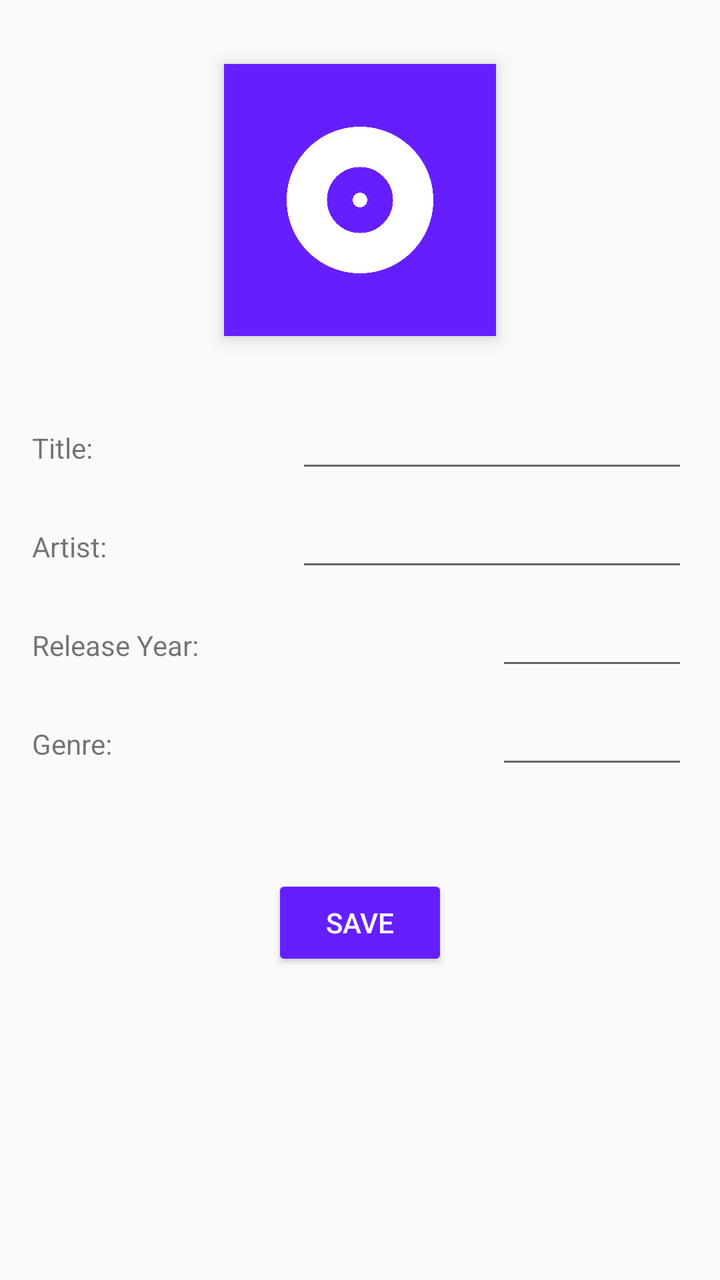
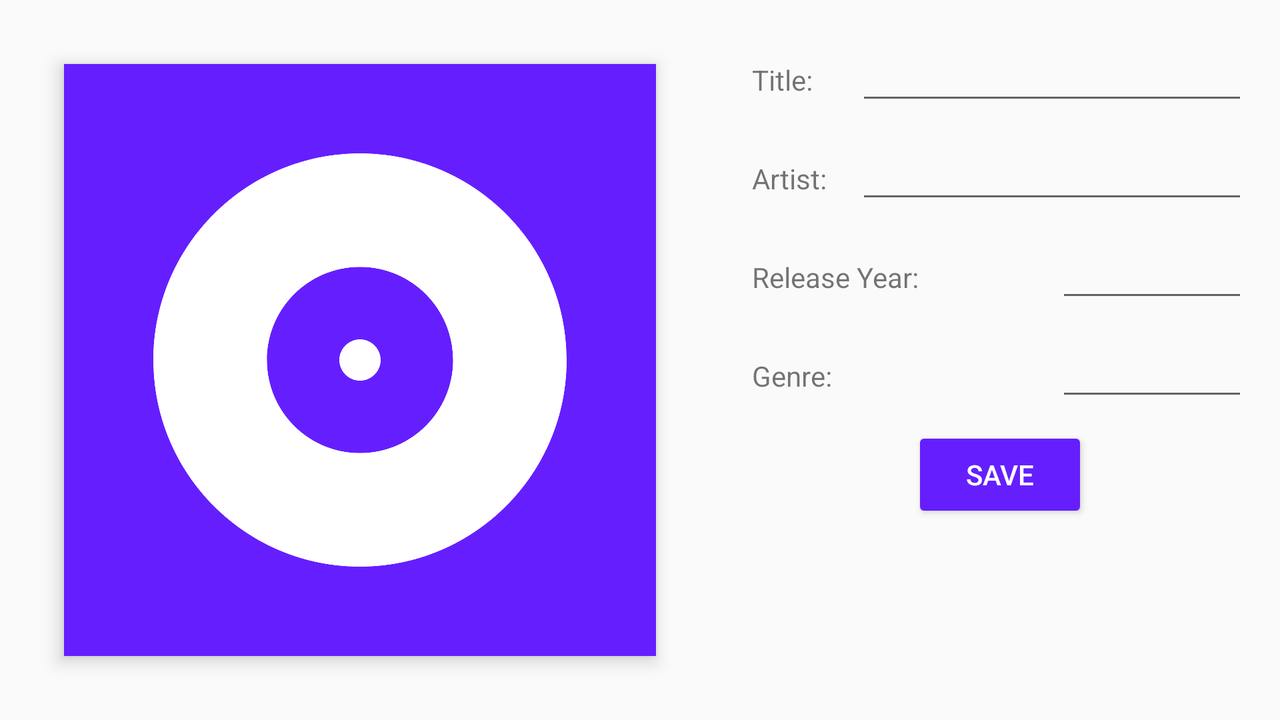

Two renders of one Android screen. The first uses the default layout on a phone; the second uses the alternative layout the repository ships for a different screen configuration, on a matching device. The two XML files are below.
<!-- AndroidManifest.xml: application theme AppTheme -->
<!-- res/layout/activity_album_edit.xml -->
<?xml version="1.0" encoding="utf-8"?>
<ScrollView xmlns:android="http://schemas.android.com/apk/res/android"
  android:layout_width="match_parent"
  android:layout_height="match_parent">
  <LinearLayout
    android:layout_width="match_parent"
    android:layout_height="wrap_content"
    android:paddingStart="16dp"
    android:paddingEnd="16dp"
    android:orientation="vertical">
    <LinearLayout
      android:layout_width="match_parent"
      android:layout_height="wrap_content"
      android:orientation="vertical">
      <RelativeLayout
        android:layout_width="match_parent"
        android:layout_height="wrap_content"
        android:layout_marginTop="32dp"
        android:layout_marginBottom="32dp"
        android:layout_marginStart="96dp"
        android:layout_marginEnd="96dp"
        android:background="?android:colorAccent"
        android:elevation="5dp">
        <ImageView
          android:id="@+id/album_cover"
          android:layout_width="match_parent"
          android:layout_height="wrap_content"
          android:padding="24dp"
          android:adjustViewBounds="true"
          android:background="?android:attr/selectableItemBackground"
          android:clickable="true"
          android:contentDescription="@string/album_cover_content_description"
          android:src="@drawable/ic_album_inverse_24dp" />
      </RelativeLayout>
      <RelativeLayout
        android:layout_width="match_parent"
        android:layout_height="wrap_content"
        android:layout_marginBottom="8dp"
        android:orientation="horizontal">
        <EditText
          android:id="@+id/album_name_edit_text"
          android:layout_width="196dp"
          android:layout_height="wrap_content"
          android:layout_alignParentEnd="true"
          android:inputType="text" />
        <TextView
          android:layout_width="wrap_content"
          android:layout_height="wrap_content"
          android:layout_marginEnd="16dp"
          android:layout_alignBaseline="@id/album_name_edit_text"
          android:layout_alignParentStart="true"
          android:labelFor="@id/album_name_edit_text"
          android:text="@string/album_title_label" />
      </RelativeLayout>
      <RelativeLayout
        android:layout_width="match_parent"
        android:layout_height="wrap_content"
        android:layout_marginBottom="8dp"
        android:orientation="horizontal">
        <AutoCompleteTextView
          android:id="@+id/artist_name_edit_text"
          android:layout_width="196dp"
          android:layout_height="wrap_content"
          android:layout_alignParentEnd="true"
          android:inputType="text" />
        <TextView
          android:layout_width="wrap_content"
          android:layout_height="wrap_content"
          android:layout_marginEnd="16dp"
          android:layout_alignBaseline="@id/artist_name_edit_text"
          android:layout_alignParentStart="true"
          android:labelFor="@id/artist_name_edit_text"
          android:text="@string/artist_label" />
      </RelativeLayout>
      <RelativeLayout
        android:layout_width="match_parent"
        android:layout_height="wrap_content"
        android:layout_marginBottom="8dp"
        android:orientation="horizontal">
        <EditText
          android:id="@+id/release_year_edit_text"
          android:layout_width="96dp"
          android:layout_height="wrap_content"
          android:layout_alignParentEnd="true"
          android:inputType="number" />
        <TextView
          android:layout_width="wrap_content"
          android:layout_height="wrap_content"
          android:layout_marginEnd="16dp"
          android:layout_alignBaseline="@id/release_year_edit_text"
          android:layout_alignParentStart="true"
          android:labelFor="@id/release_year_edit_text"
          android:text="@string/release_year_label" />
      </RelativeLayout>
      <RelativeLayout
        android:layout_width="match_parent"
        android:layout_height="wrap_content"
        android:layout_marginBottom="8dp"
        android:orientation="horizontal">
        <AutoCompleteTextView
          android:id="@+id/genre_edit_text"
          android:layout_width="96dp"
          android:layout_height="wrap_content"
          android:layout_alignParentEnd="true"
          android:inputType="text" />
        <TextView
          android:layout_width="wrap_content"
          android:layout_height="wrap_content"
          android:layout_marginEnd="16dp"
          android:layout_alignBaseline="@id/genre_edit_text"
          android:layout_alignParentStart="true"
          android:labelFor="@id/genre_edit_text"
          android:text="@string/genre_label" />
      </RelativeLayout>
    </LinearLayout>
    <RelativeLayout
      android:layout_width="match_parent"
      android:layout_height="wrap_content"
      android:layout_marginTop="24dp">
      <Button
        android:id="@+id/button_save"
        android:layout_width="wrap_content"
        android:layout_height="wrap_content"
        android:layout_margin="16dp"
        android:layout_centerHorizontal="true"
        android:backgroundTint="?android:colorAccent"
        android:text="@string/button_save_label"
        android:textColor="?android:textColorPrimaryInverse" />
    </RelativeLayout>
  </LinearLayout>
</ScrollView>
<!-- resources referenced by this layout -->
<resources>
  <!-- drawable ic_album_inverse_24dp (drawable) -->
  <vector xmlns:android="http://schemas.android.com/apk/res/android"
          android:width="24dp"
          android:height="24dp"
          android:viewportWidth="24.0"
          android:viewportHeight="24.0">
      <path
          android:fillColor="?android:textColorPrimaryInverse"
          android:pathData="M12,2C6.48,2 2,6.48 2,12s4.48,10 10,10 10,-4.48 10,-10S17.52,2 12,2zM12,16.5c-2.49,0 -4.5,-2.01 -4.5,-4.5S9.51,7.5 12,7.5s4.5,2.01 4.5,4.5 -2.01,4.5 -4.5,4.5zM12,11c-0.55,0 -1,0.45 -1,1s0.45,1 1,1 1,-0.45 1,-1 -0.45,-1 -1,-1z"/>
  </vector>
  <string name="album_cover_content_description">Album Cover</string>
  <string name="album_title_label">Title:</string>
  <string name="artist_label">Artist:</string>
  <string name="button_save_label">Save</string>
  <string name="genre_label">Genre:</string>
  <string name="release_year_label">Release Year:</string>
  <style name="AppTheme" parent="Theme.AppCompat.Light.DarkActionBar">
      <item name="colorPrimary">@color/colorPrimary</item>
      <item name="colorPrimaryDark">@color/colorPrimaryDark</item>
      <item name="colorAccent">@color/colorAccent</item>
      <item name="android:textColorPrimary">@color/textColorPrimary</item>
      <item name="android:textColorPrimaryInverse">@color/textColorAccent</item>
    </style>
  <color name="colorPrimary">#ff3d00</color>
  <color name="colorPrimaryDark">#c30000</color>
  <color name="colorAccent">#651fff</color>
  <color name="textColorPrimary">#000000</color>
  <color name="textColorAccent">#ffffff</color>
</resources>
<!-- res/layout-land/activity_album_edit.xml (the repository's variant of the layout above) -->
<!-- drawn on the phone turned sideways -->
<?xml version="1.0" encoding="utf-8"?>
<LinearLayout xmlns:android="http://schemas.android.com/apk/res/android"
  android:layout_width="match_parent"
  android:layout_height="match_parent"
  android:orientation="horizontal">
  <RelativeLayout
    android:layout_width="wrap_content"
    android:layout_height="match_parent"
    android:layout_marginTop="32dp"
    android:layout_marginBottom="32dp"
    android:layout_marginStart="32dp"
    android:layout_marginEnd="32dp"
    android:background="?android:colorAccent"
    android:elevation="5dp">
    <ImageView
      android:id="@+id/album_cover"
      android:layout_width="wrap_content"
      android:layout_height="match_parent"
      android:padding="24dp"
      android:adjustViewBounds="true"
      android:background="?android:attr/selectableItemBackground"
      android:clickable="true"
      android:contentDescription="@string/album_cover_content_description"
      android:src="@drawable/ic_album_inverse_24dp" />
  </RelativeLayout>
  <ScrollView
    android:layout_width="match_parent"
    android:layout_height="match_parent">
    <LinearLayout
      android:layout_width="match_parent"
      android:layout_height="wrap_content"
      android:paddingTop="16dp"
      android:paddingStart="16dp"
      android:paddingEnd="16dp"
      android:orientation="vertical">
      <RelativeLayout
        android:layout_width="match_parent"
        android:layout_height="wrap_content"
        android:layout_marginBottom="8dp"
        android:orientation="horizontal">
        <EditText
          android:id="@+id/album_name_edit_text"
          android:layout_width="196dp"
          android:layout_height="wrap_content"
          android:layout_alignParentEnd="true"
          android:inputType="text" />
        <TextView
          android:layout_width="wrap_content"
          android:layout_height="wrap_content"
          android:layout_marginEnd="16dp"
          android:layout_alignBaseline="@id/album_name_edit_text"
          android:layout_alignParentStart="true"
          android:labelFor="@id/album_name_edit_text"
          android:text="@string/album_title_label" />
      </RelativeLayout>
      <RelativeLayout
        android:layout_width="match_parent"
        android:layout_height="wrap_content"
        android:layout_marginBottom="8dp"
        android:orientation="horizontal">
        <AutoCompleteTextView
          android:id="@+id/artist_name_edit_text"
          android:layout_width="196dp"
          android:layout_height="wrap_content"
          android:layout_alignParentEnd="true"
          android:inputType="text" />
        <TextView
          android:layout_width="wrap_content"
          android:layout_height="wrap_content"
          android:layout_marginEnd="16dp"
          android:layout_alignBaseline="@id/artist_name_edit_text"
          android:layout_alignParentStart="true"
          android:labelFor="@id/artist_name_edit_text"
          android:text="@string/artist_label" />
      </RelativeLayout>
      <RelativeLayout
        android:layout_width="match_parent"
        android:layout_height="wrap_content"
        android:layout_marginBottom="8dp"
        android:orientation="horizontal">
        <EditText
          android:id="@+id/release_year_edit_text"
          android:layout_width="96dp"
          android:layout_height="wrap_content"
          android:layout_alignParentEnd="true"
          android:inputType="number" />
        <TextView
          android:layout_width="wrap_content"
          android:layout_height="wrap_content"
          android:layout_marginEnd="16dp"
          android:layout_alignBaseline="@id/release_year_edit_text"
          android:layout_alignParentStart="true"
          android:labelFor="@id/release_year_edit_text"
          android:text="@string/release_year_label" />
      </RelativeLayout>
      <RelativeLayout
        android:layout_width="match_parent"
        android:layout_height="wrap_content"
        android:layout_marginBottom="8dp"
        android:orientation="horizontal">
        <AutoCompleteTextView
          android:id="@+id/genre_edit_text"
          android:layout_width="96dp"
          android:layout_height="wrap_content"
          android:layout_alignParentEnd="true"
          android:inputType="text" />
        <TextView
          android:layout_width="wrap_content"
          android:layout_height="wrap_content"
          android:layout_marginEnd="16dp"
          android:layout_alignBaseline="@id/genre_edit_text"
          android:layout_alignParentStart="true"
          android:labelFor="@id/genre_edit_text"
          android:text="@string/genre_label" />
      </RelativeLayout>
      <RelativeLayout
        android:layout_width="match_parent"
        android:layout_height="wrap_content">
        <Button
          android:id="@+id/button_save"
          android:layout_width="wrap_content"
          android:layout_height="wrap_content"
          android:layout_centerHorizontal="true"
          android:backgroundTint="?android:colorAccent"
          android:text="@string/button_save_label"
          android:textColor="?android:textColorPrimaryInverse" />
      </RelativeLayout>
    </LinearLayout>
  </ScrollView>
</LinearLayout>
